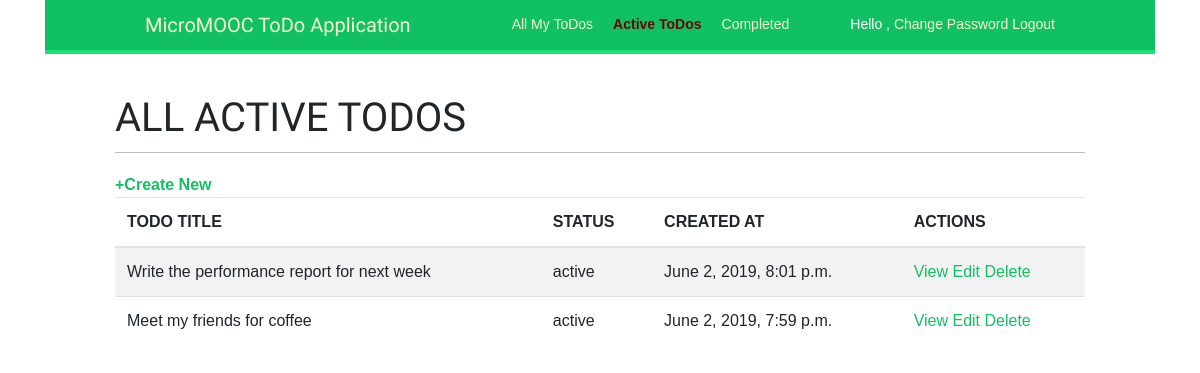
Screenshot of /active/ (signed in) with the database file from the repository.
### todos/models.py (models this page shows, shortened)
class Todo(models.Model):
    todos = models.Manager()
    active = ActiveTodosManager()
    completed = CompletedTodosManager()
    TODO_STATUS = (
        ('active', 'Active'),
        ('completed', 'Done')
    )
    title = models.CharField(max_length=200)
    description = models.TextField(blank=True, null=True)
    creator = models.ForeignKey(
        User, on_delete=models.CASCADE, related_name='todos_creates')
    status = models.CharField(
        max_length=10, choices=TODO_STATUS, default='active')
    created_at = models.DateTimeField(auto_now_add=True)
    updated_at = models.DateField(auto_now_add=True)
    class Meta:
        ordering = ('-created_at',)

### user_account/views.py (the view)
# urls.py: path('active/', views.active_todos, name='active_todos'),
@login_required
def active_todos(request):
    active_user_todos = Todo.active.filter(creator=request.user)
    return render(request, 'account/active_todos.html', {'section': 'active', 'active_todos': active_user_todos})

### todos/models.py (called while the page is built)
    def get_queryset(self):
        return super(ActiveTodosManager, self).get_queryset().filter(status='active')

### user_account/templates/account/active_todos.html (shortened to what this page needs)
{% extends "base.html" %}
{% block content %}
<div class="container">
        <h1>ALL ACTIVE TODOS</h1><span><a href="{% url "create_todo" %}"><strong>+Create New</strong></a> </span>
            <table class="table table-hover table-striped">
                <thead>
                    <tr>
                        <th>TODO TITLE</th>
                        <th>STATUS</th>
                        <th>CREATED AT</th>
                        <th>ACTIONS</th>
                    </tr>
                </thead>
                <tbody>
                    {% for todo in active_todos %}
                    <tr>
                        <td>{{ todo.title }}</td>
                        <td>{{ todo.status }}</td>
                        <td> {{ todo.created_at }}</td>
                        <td>
                            <a href="{% url "todo_details" todo.pk %}">View</a>
                            <a href="{% url 'todo_edit' todo.pk %}">Edit</a>
                            <a href="{% url 'todo_delete' todo.pk %}">Delete</a>
                        </td>
                    </tr>
                    {% endfor %}
                </tbody>
            </table>
    </div>
{% endblock %}

### static/css/base.css (style rules this page uses)
body { margin:0; padding:0; font-family:helvetica, sans-serif; }
a { color:#12c064; text-decoration:none; }
h1, h2, h3, h4, h5 , h6 { font-family: 'Muli', sans-serif; font-weight:normal; }
h1 { border-bottom:1px solid #bbb; padding:0 0 10px 0; margin:10px 0 20px 0; }

### rows the page displays
Todo: title "Write the performance report for next week", status "active", created_at "June 2, 2019, 8:01 p.m."
Todo: title "Meet my friends for coffee", status "active", created_at "June 2, 2019, 7:59 p.m."
